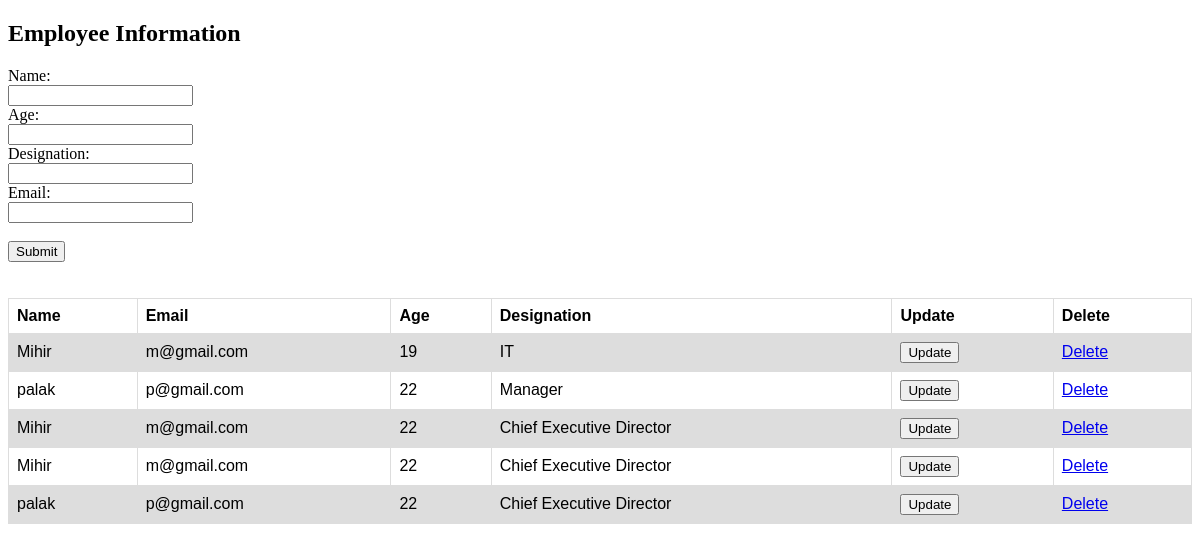
/, run on an earlier commit of the app's database.
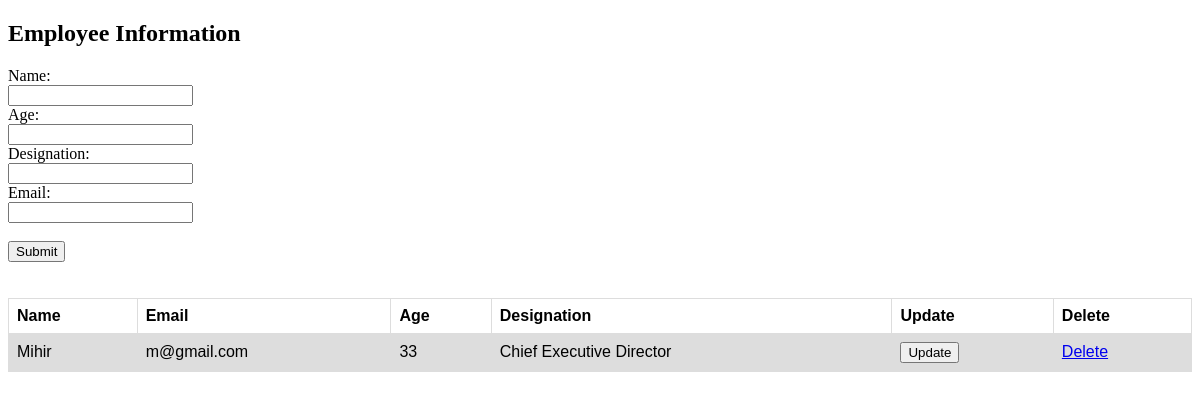
And on a later commit of the database.
### app1/models.py (models this page shows, shortened)
class Employee(models.Model):  # table
    name = models.CharField(max_length=50)   #attribute -> fields
    email = models.EmailField(max_length=100)
    age = models.IntegerField()
    designation = models.CharField(max_length=50,default="")

### app1/views.py (the view, shortened to what this page needs)
# urls.py: path('',views.home,name='home'),
def home(request):
    data = Employee.objects.all() # multiple instance
    return render(request,'app1/index.html',{'data':data})

### app1/templates/app1/index.html (shortened to what this page needs)
<!DOCTYPE html>
<html>
<body>
<h2>Employee Information</h2>
<div>
<form action="{% url 'home' %}" method="POST">
  <label for="fname">Name:</label><br>
  <input type="text"  name="name"><br>
  <label for="fname">Age:</label><br>
  <input type="text"  name="age"><br>
    <label for="fname">Designation:</label><br>
  <input type="text"  name="desig"><br>
  <label for="lname">Email:</label><br>
  <input type="text" name="email"><br><br>
  <input type="submit" value="Submit">
</form>
</div>
<br><br>
<div>
  <!DOCTYPE html>
<html>
<head>
</head>
<body>
{% if data %}
<table>
  <tr>
    <th>Name</th>
    <th>Email</th>
    <th>Age</th>
    <th>Designation</th>
     <th>Update</th>
       <th>Delete</th>
  </tr>
    {% for i in data %}
 <tr>
    <td>{{i.name}}</td>
    <td>{{i.email}}</td>
    <td>{{i.age}}</td>
    <td>{{i.designation}}</td>
    <td><form action="{% url 'update' i.id %}" method="get">
      <input type="submit" value="Update">
    </form></td>
    <td><a href="{% url 'delete' i.id %}">Delete</a></td>
</tr>
    {% endfor %}
</table>
{% endif %}
</body>
</html>
</div>
</body>
</html>

### app1/templates/app1/index.html (style rules this page uses)
table { font-family: arial, sans-serif; border-collapse: collapse; width: 100%; }
td, th { border: 1px solid #dddddd; text-align: left; padding: 8px; }
tr:nth-child(even) { background-color: #dddddd; }

What changed in the data, as far as the page shows it:
removed Employee: name "Mihir", email "m@gmail.com", age "19", designation "IT"
removed Employee: name "palak", email "p@gmail.com", age "22", designation "Manager"
removed Employee: name "Mihir", email "m@gmail.com", age "22", designation "Chief Executive Director"
removed Employee: name "Mihir", email "m@gmail.com", age "22", designation "Chief Executive Director"
removed Employee: name "palak", email "p@gmail.com", age "22", designation "Chief Executive Director"
added Employee: name "Mihir", email "m@gmail.com", age "33", designation "Chief Executive Director"
